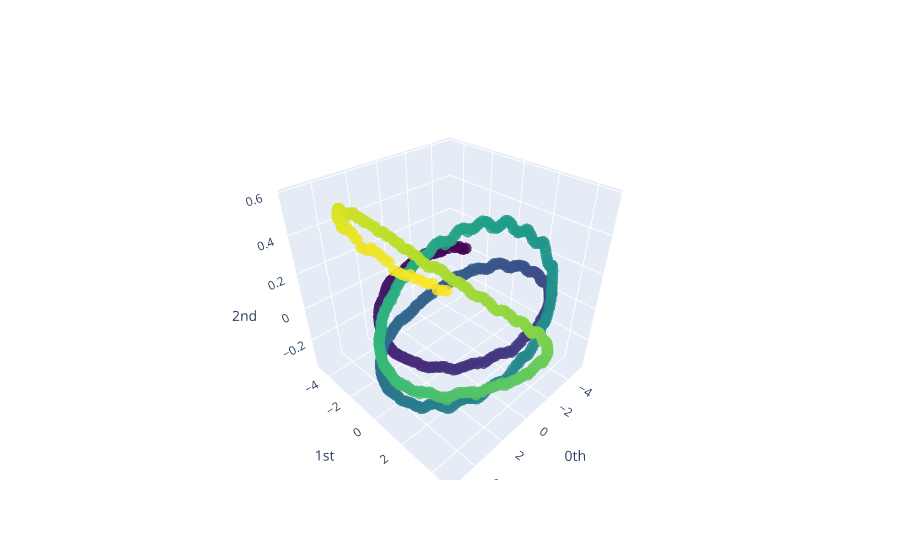

Write notebook code for a chart like this one.
### Code cell
max_time_delay = 55
max_embedding_dimension = 12
stride = 3

signal = ss_BHP

optimal_time_delay, optimal_embedding_dimension = takens_embedding_optimal_parameters(
    signal, max_time_delay, max_embedding_dimension, stride=stride
    )
print('length of signal to analyze', int(len(signal)/stride))
print(f"Optimal embedding time delay based on mutual information: {optimal_time_delay}")
print(f"Optimal embedding dimension based on false nearest neighbors: {optimal_embedding_dimension}")
embedding_dimension = optimal_time_delay
embedding_time_delay = optimal_time_delay

embedder = SingleTakensEmbedding(
    parameters_type="fixed", n_jobs=6, time_delay=embedding_time_delay, dimension=embedding_dimension, stride=stride
)

y_embedded = embedder.fit_transform(signal)

pca = PCA(n_components=3)
y_embedded_pca = pca.fit_transform(y_embedded)

norm = plot_point_cloud(y_embedded_pca)
norm

### Figure 1 — Plotly figure (JSON) as saved in the notebook; plotly's stock layout.template omitted (floating-point values rounded to 4 significant figures; data arrays with more than 128 entries replaced by an {"elided": "..."} marker saying what was removed)
{"data": [{"marker": {"color": {"elided": "725 int values"}, "colorscale": [[0, "#440154"], [0.1111, "#482878"], [0.2222, "#3e4989"], [0.3333, "#31688e"], [0.4444, "#26828e"], [0.5556, "#1f9e89"], [0.6667, "#35b779"], [0.7778, "#6ece58"], [0.8889, "#b5de2b"], [1, "#fde725"]], "opacity": 0.8, "size": 4}, "mode": "markers", "type": "scatter3d", "x": {"elided": "725 float values"}, "y": {"elided": "725 float values"}, "z": {"elided": "725 float values"}}], "layout": {"scene": {"xaxis": {"exponentformat": "e", "showexponent": "all", "title": {"text": "0th"}, "type": "linear"}, "yaxis": {"exponentformat": "e", "showexponent": "all", "title": {"text": "1st"}, "type": "linear"}, "zaxis": {"exponentformat": "e", "showexponent": "all", "title": {"text": "2nd"}, "type": "linear"}}}}
